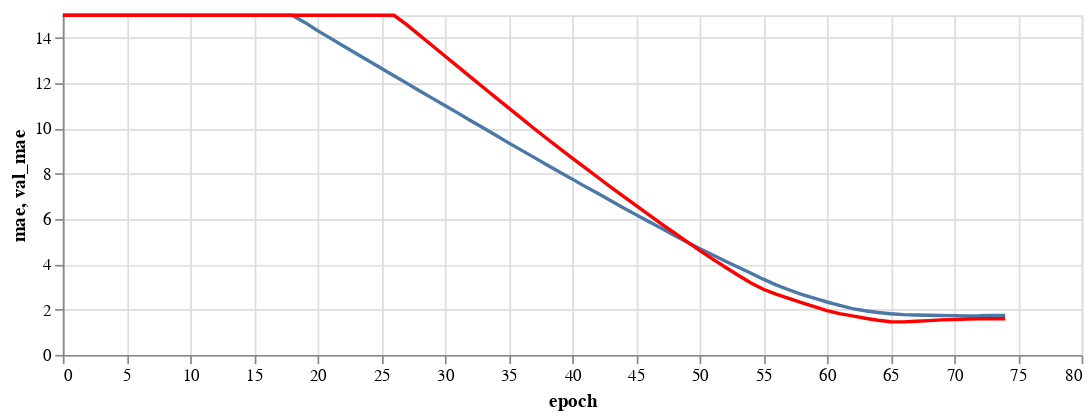

This figure's notebook cell:
### Code cell
train_error = alt.Chart(hist,height=200,width=600).mark_line().encode(alt.X('epoch'),alt.Y('mae',scale=alt.Scale(domain=[0,15],clamp=True)))
val_error = alt.Chart(hist,height=200,width=600).mark_line(color='red').encode(alt.X('epoch'),alt.Y('val_mae',scale=alt.Scale(domain=[0,15])))

train_error + val_error

### Figure 1 — Vega-Lite specification as saved in the notebook (floating-point values rounded to 4 significant figures)
{"config": {"view": {"continuousWidth": 400, "continuousHeight": 300}}, "layer": [{"mark": "line", "encoding": {"x": {"type": "quantitative", "field": "epoch"}, "y": {"type": "quantitative", "field": "mae", "scale": {"clamp": true, "domain": [0, 15]}}}, "height": 200, "width": 600}, {"mark": {"type": "line", "color": "red"}, "encoding": {"x": {"type": "quantitative", "field": "epoch"}, "y": {"type": "quantitative", "field": "val_mae", "scale": {"domain": [0, 15]}}}, "height": 200, "width": 600}], "data": {"name": "data-ce9f840b09291bba0f39aa8252749949"}, "$schema": "https://vega.github.io/schema/vega-lite/v4.8.1.json", "datasets": {"data-ce9f840b09291bba0f39aa8252749949": [{"loss": 716.9, "mae": 23.18, "mse": 716.9, "val_loss": 1070.0, "val_mae": 29.6, "val_mse": 1070.0, "epoch": 0}, {"loss": 661.0, "mae": 22.3, "mse": 661.0, "val_loss": 1001.0, "val_mae": 28.64, "val_mse": 1001.0, "epoch": 1}, {"loss": 622.0, "mae": 21.64, "mse": 622.0, "val_loss": 946.2, "val_mae": 27.84, "val_mse": 946.2, "epoch": 2}, {"loss": 590.1, "mae": 21.08, "mse": 590.1, "val_loss": 899.1, "val_mae": 27.13, "val_mse": 899.1, "epoch": 3}, {"loss": 562.1, "mae": 20.59, "mse": 562.1, "val_loss": 856.2, "val_mae": 26.47, "val_mse": 856.2, "epoch": 4}, {"loss": 536.6, "mae": 20.13, "mse": 536.6, "val_loss": 816.5, "val_mae": 25.85, "val_mse": 816.5, "epoch": 5}, {"loss": 512.9, "mae": 19.69, "mse": 512.9, "val_loss": 779.6, "val_mae": 25.25, "val_mse": 779.6, "epoch": 6}, {"loss": 490.9, "mae": 19.26, "mse": 490.9, "val_loss": 744.7, "val_mae": 24.68, "val_mse": 744.7, "epoch": 7}, {"loss": 469.8, "mae": 18.86, "mse": 469.8, "val_loss": 711.2, "val_mae": 24.12, "val_mse": 711.2, "epoch": 8}, {"loss": 449.5, "mae": 18.46, "mse": 449.5, "val_loss": 679.0, "val_mae": 23.56, "val_mse": 679.0, "epoch": 9}, {"loss": 430.2, "mae": 18.06, "mse": 430.2, "val_loss": 648.4, "val_mae": 23.02, "val_mse": 648.4, "epoch": 10}, {"loss": 411.5, "mae": 17.68, "mse": 411.5, "val_loss": 618.5, "val_mae": 22.48, "val_mse": 618.5, "epoch": 11}, {"loss": 393.7, "mae": 17.29, "mse": 393.7, "val_loss": 590.1, "val_mae": 21.95, "val_mse": 590.1, "epoch": 12}, {"loss": 376.2, "mae": 16.92, "mse": 376.2, "val_loss": 562.2, "val_mae": 21.43, "val_mse": 562.2, "epoch": 13}, {"loss": 359.2, "mae": 16.54, "mse": 359.2, "val_loss": 535.1, "val_mae": 20.9, "val_mse": 535.1, "epoch": 14}, {"loss": 342.7, "mae": 16.17, "mse": 342.7, "val_loss": 508.8, "val_mae": 20.37, "val_mse": 508.8, "epoch": 15}, {"loss": 326.7, "mae": 15.79, "mse": 326.7, "val_loss": 483.4, "val_mae": 19.86, "val_mse": 483.4, "epoch": 16}, {"loss": 311.3, "mae": 15.42, "mse": 311.3, "val_loss": 458.9, "val_mae": 19.34, "val_mse": 458.9, "epoch": 17}, {"loss": 296.2, "mae": 15.06, "mse": 296.2, "val_loss": 434.8, "val_mae": 18.82, "val_mse": 434.8, "epoch": 18}, {"loss": 281.5, "mae": 14.69, "mse": 281.5, "val_loss": 411.6, "val_mae": 18.31, "val_mse": 411.6, "epoch": 19}, {"loss": 267.4, "mae": 14.32, "mse": 267.4, "val_loss": 390.1, "val_mae": 17.82, "val_mse": 390.1, "epoch": 20}, {"loss": 254.6, "mae": 13.99, "mse": 254.6, "val_loss": 370.1, "val_mae": 17.36, "val_mse": 370.1, "epoch": 21}, {"loss": 242.2, "mae": 13.65, "mse": 242.2, "val_loss": 350.9, "val_mae": 16.89, "val_mse": 350.9, "epoch": 22}, {"loss": 230.4, "mae": 13.32, "mse": 230.4, "val_loss": 332.2, "val_mae": 16.43, "val_mse": 332.2, "epoch": 23}, {"loss": 218.8, "mae": 12.99, "mse": 218.8, "val_loss": 313.9, "val_mae": 15.97, "val_mse": 313.9, "epoch": 24}, {"loss": 207.6, "mae": 12.66, "mse": 207.6, "val_loss": 296.3, "val_mae": 15.51, "val_mse": 296.3, "epoch": 25}, {"loss": 196.7, "mae": 12.33, "mse": 196.7, "val_loss": 279.2, "val_mae": 15.05, "val_mse": 279.2, "epoch": 26}, {"loss": 186.0, "mae": 12.0, "mse": 186.0, "val_loss": 262.5, "val_mae": 14.59, "val_mse": 262.5, "epoch": 27}, {"loss": 175.7, "mae": 11.67, "mse": 175.7, "val_loss": 246.4, "val_mae": 14.12, "val_mse": 246.4, "epoch": 28}, {"loss": 165.7, "mae": 11.34, "mse": 165.7, "val_loss": 230.9, "val_mae": 13.66, "val_mse": 230.9, "epoch": 29}, {"loss": 156.0, "mae": 11.01, "mse": 156.0, "val_loss": 215.8, "val_mae": 13.2, "val_mse": 215.8, "epoch": 30}, {"loss": 146.6, "mae": 10.69, "mse": 146.6, "val_loss": 201.2, "val_mae": 12.74, "val_mse": 201.2, "epoch": 31}, {"loss": 137.4, "mae": 10.35, "mse": 137.4, "val_loss": 187.2, "val_mae": 12.28, "val_mse": 187.2, "epoch": 32}, {"loss": 128.7, "mae": 10.03, "mse": 128.7, "val_loss": 173.7, "val_mae": 11.82, "val_mse": 173.7, "epoch": 33}, {"loss": 120.2, "mae": 9.699, "mse": 120.2, "val_loss": 160.8, "val_mae": 11.36, "val_mse": 160.8, "epoch": 34}, {"loss": 112.0, "mae": 9.366, "mse": 112.0, "val_loss": 148.5, "val_mae": 10.91, "val_mse": 148.5, "epoch": 35}, {"loss": 104.2, "mae": 9.044, "mse": 104.2, "val_loss": 136.7, "val_mae": 10.45, "val_mse": 136.7, "epoch": 36}, {"loss": 96.76, "mae": 8.723, "mse": 96.76, "val_loss": 125.4, "val_mae": 10.0, "val_mse": 125.4, "epoch": 37}, {"loss": 89.69, "mae": 8.395, "mse": 89.69, "val_loss": 114.8, "val_mae": 9.556, "val_mse": 114.8, "epoch": 38}, {"loss": 82.83, "mae": 8.079, "mse": 82.83, "val_loss": 104.7, "val_mae": 9.119, "val_mse": 104.7, "epoch": 39}, {"loss": 76.3, "mae": 7.763, "mse": 76.3, "val_loss": 95.04, "val_mae": 8.691, "val_mse": 95.04, "epoch": 40}, {"loss": 70.15, "mae": 7.442, "mse": 70.15, "val_loss": 86.01, "val_mae": 8.27, "val_mse": 86.01, "epoch": 41}, {"loss": 64.23, "mae": 7.134, "mse": 64.23, "val_loss": 77.41, "val_mae": 7.846, "val_mse": 77.41, "epoch": 42}, {"loss": 58.65, "mae": 6.819, "mse": 58.65, "val_loss": 69.33, "val_mae": 7.425, "val_mse": 69.33, "epoch": 43}, {"loss": 53.37, "mae": 6.502, "mse": 53.37, "val_loss": 61.86, "val_mae": 7.012, "val_mse": 61.86, "epoch": 44}, {"loss": 48.44, "mae": 6.195, "mse": 48.44, "val_loss": 54.89, "val_mae": 6.602, "val_mse": 54.89, "epoch": 45}, {"loss": 43.8, "mae": 5.887, "mse": 43.8, "val_loss": 48.42, "val_mae": 6.196, "val_mse": 48.42, "epoch": 46}, {"loss": 39.45, "mae": 5.588, "mse": 39.45, "val_loss": 42.41, "val_mae": 5.791, "val_mse": 42.41, "epoch": 47}, {"loss": 35.43, "mae": 5.285, "mse": 35.43, "val_loss": 36.94, "val_mae": 5.394, "val_mse": 36.94, "epoch": 48}, {"loss": 31.67, "mae": 4.989, "mse": 31.67, "val_loss": 31.92, "val_mae": 5.001, "val_mse": 31.92, "epoch": 49}, {"loss": 28.22, "mae": 4.702, "mse": 28.22, "val_loss": 27.4, "val_mae": 4.615, "val_mse": 27.4, "epoch": 50}, {"loss": 25.08, "mae": 4.418, "mse": 25.08, "val_loss": 23.35, "val_mae": 4.237, "val_mse": 23.35, "epoch": 51}, {"loss": 22.2, "mae": 4.145, "mse": 22.2, "val_loss": 19.75, "val_mae": 3.882, "val_mse": 19.75, "epoch": 52}, {"loss": 19.55, "mae": 3.878, "mse": 19.55, "val_loss": 16.54, "val_mae": 3.53, "val_mse": 16.54, "epoch": 53}, {"loss": 17.18, "mae": 3.613, "mse": 17.18, "val_loss": 13.74, "val_mae": 3.186, "val_mse": 13.74, "epoch": 54}, {"loss": 15.1, "mae": 3.344, "mse": 15.1, "val_loss": 11.39, "val_mae": 2.898, "val_mse": 11.39, "epoch": 55}, {"loss": 13.22, "mae": 3.094, "mse": 13.22, "val_loss": 9.396, "val_mae": 2.688, "val_mse": 9.396, "epoch": 56}, {"loss": 11.62, "mae": 2.878, "mse": 11.62, "val_loss": 7.75, "val_mae": 2.494, "val_mse": 7.75, "epoch": 57}, {"loss": 10.19, "mae": 2.676, "mse": 10.19, "val_loss": 6.418, "val_mae": 2.306, "val_mse": 6.418, "epoch": 58}, {"loss": 8.986, "mae": 2.505, "mse": 8.986, "val_loss": 5.39, "val_mae": 2.128, "val_mse": 5.39, "epoch": 59}, {"loss": 7.976, "mae": 2.336, "mse": 7.976, "val_loss": 4.627, "val_mae": 1.958, "val_mse": 4.627, "epoch": 60}, {"loss": 7.141, "mae": 2.185, "mse": 7.141, "val_loss": 4.098, "val_mae": 1.826, "val_mse": 4.098, "epoch": 61}, {"loss": 6.487, "mae": 2.045, "mse": 6.487, "val_loss": 3.789, "val_mae": 1.72, "val_mse": 3.789, "epoch": 62}, {"loss": 5.943, "mae": 1.95, "mse": 5.943, "val_loss": 3.636, "val_mae": 1.619, "val_mse": 3.636, "epoch": 63}, {"loss": 5.523, "mae": 1.872, "mse": 5.523, "val_loss": 3.618, "val_mae": 1.531, "val_mse": 3.618, "epoch": 64}, {"loss": 5.224, "mae": 1.816, "mse": 5.224, "val_loss": 3.698, "val_mae": 1.466, "val_mse": 3.698, "epoch": 65}, {"loss": 5.007, "mae": 1.778, "mse": 5.007, "val_loss": 3.837, "val_mae": 1.456, "val_mse": 3.837, "epoch": 66}, {"loss": 4.878, "mae": 1.761, "mse": 4.878, "val_loss": 3.989, "val_mae": 1.484, "val_mse": 3.989, "epoch": 67}, {"loss": 4.83, "mae": 1.751, "mse": 4.83, "val_loss": 4.136, "val_mae": 1.515, "val_mse": 4.136, "epoch": 68}, {"loss": 4.728, "mae": 1.737, "mse": 4.728, "val_loss": 4.298, "val_mae": 1.545, "val_mse": 4.298, "epoch": 69}, {"loss": 4.714, "mae": 1.734, "mse": 4.714, "val_loss": 4.414, "val_mae": 1.564, "val_mse": 4.414, "epoch": 70}, {"loss": 4.65, "mae": 1.725, "mse": 4.65, "val_loss": 4.567, "val_mae": 1.588, "val_mse": 4.567, "epoch": 71}, {"loss": 4.645, "mae": 1.726, "mse": 4.645, "val_loss": 4.645, "val_mae": 1.599, "val_mse": 4.645, "epoch": 72}, {"loss": 4.702, "mae": 1.742, "mse": 4.702, "val_loss": 4.648, "val_mae": 1.599, "val_mse": 4.648, "epoch": 73}, {"loss": 4.702, "mae": 1.737, "mse": 4.702, "val_loss": 4.629, "val_mae": 1.596, "val_mse": 4.629, "epoch": 74}]}}
